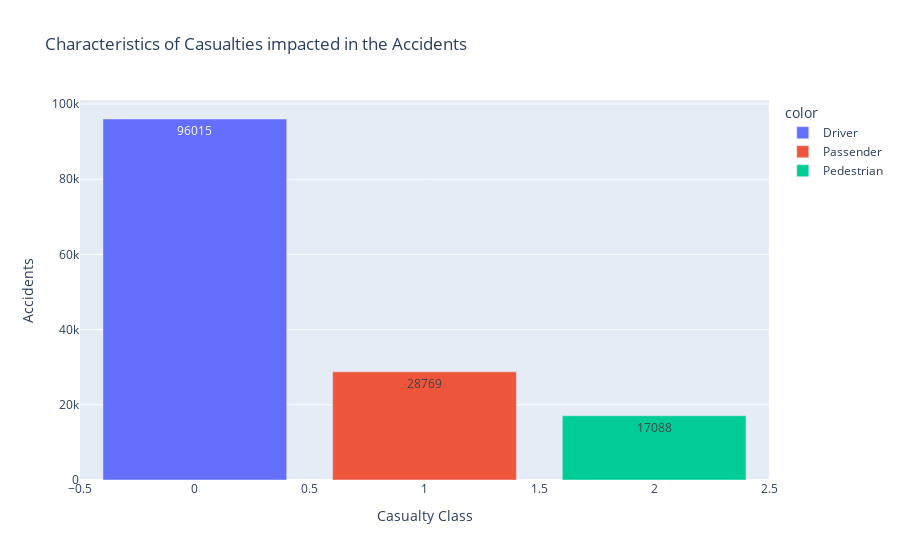

Notebook source saved alongside this figure:
### Code cell
fig = px.bar(xtics,color=xtics_names,title='Characteristics of Casualties impacted in the Accidents',text=xtics)
fig.update_layout( yaxis_title='Accidents',xaxis_title='Casualty Class')

### Figure 1 — Plotly figure (JSON) as saved in the notebook; plotly's stock layout.template omitted (floating-point values rounded to 4 significant figures)
{"data": [{"alignmentgroup": "True", "hovertemplate": "color=Driver<br>index=%{x}<br>value=%{y}<br>text=%{text}<extra></extra>", "legendgroup": "Driver", "marker": {"color": "#636efa"}, "name": "Driver", "offsetgroup": "Driver", "orientation": "v", "showlegend": true, "text": [96015], "textposition": "auto", "type": "bar", "x": [0], "xaxis": "x", "y": [96015], "yaxis": "y"}, {"alignmentgroup": "True", "hovertemplate": "color=Passender<br>index=%{x}<br>value=%{y}<br>text=%{text}<extra></extra>", "legendgroup": "Passender", "marker": {"color": "#EF553B"}, "name": "Passender", "offsetgroup": "Passender", "orientation": "v", "showlegend": true, "text": [28769], "textposition": "auto", "type": "bar", "x": [1], "xaxis": "x", "y": [28769], "yaxis": "y"}, {"alignmentgroup": "True", "hovertemplate": "color=Pedestrian<br>index=%{x}<br>value=%{y}<br>text=%{text}<extra></extra>", "legendgroup": "Pedestrian", "marker": {"color": "#00cc96"}, "name": "Pedestrian", "offsetgroup": "Pedestrian", "orientation": "v", "showlegend": true, "text": [17088], "textposition": "auto", "type": "bar", "x": [2], "xaxis": "x", "y": [17088], "yaxis": "y"}], "layout": {"barmode": "relative", "legend": {"title": {"text": "color"}, "tracegroupgap": 0}, "title": {"text": "Characteristics of Casualties impacted in the Accidents"}, "xaxis": {"anchor": "y", "domain": [0, 1], "title": {"text": "Casualty Class"}}, "yaxis": {"anchor": "x", "domain": [0, 1], "title": {"text": "Accidents"}}}}
